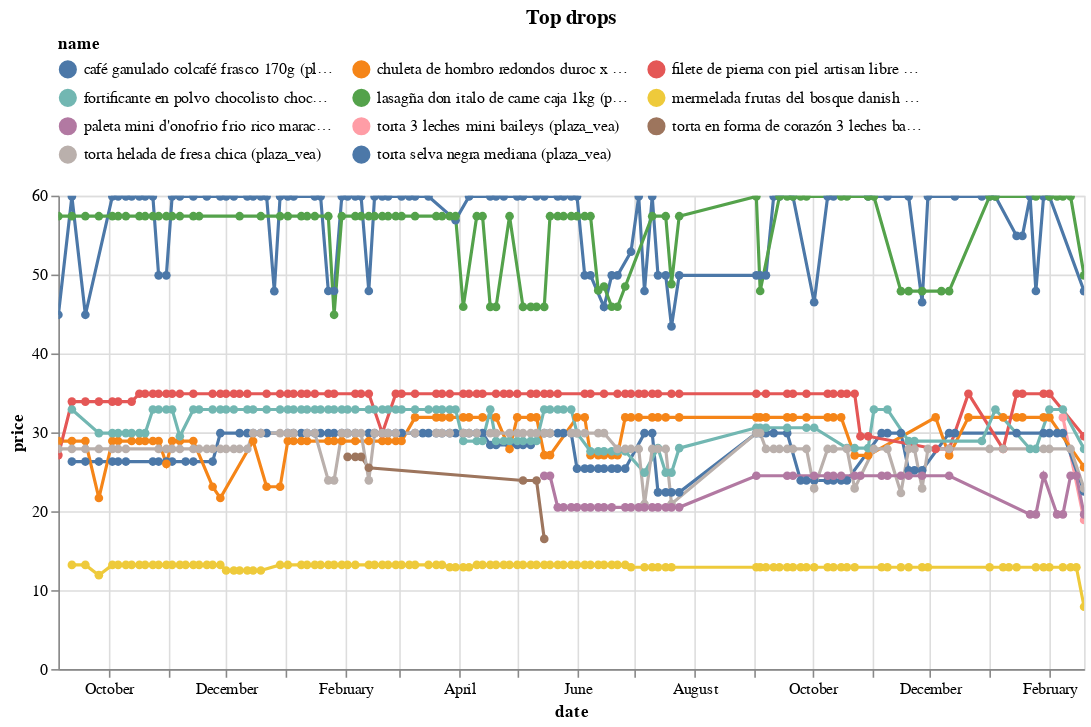

The notebook cell this image was saved under:
### Code cell
(top_changes_abs
 .sort_values('change')
 .head(10)
 .pipe(plot_changes, 'Top drops')
)

### Figure 1 — Vega-Lite specification as saved in the notebook (floating-point values rounded to 4 significant figures; data arrays with more than 128 entries replaced by an {"elided": "..."} marker saying what was removed)
{"config": {"view": {"continuousWidth": 300, "continuousHeight": 300}, "legend": {"columns": 3, "orient": "top"}}, "data": {"name": "data-06f3bd1c50657510b315c485bd7c874b"}, "mark": {"type": "line", "point": true}, "encoding": {"color": {"field": "name", "scale": {"domain": ["café ganulado colcafé frasco 170g (plaza_vea)", "chuleta de hombro redondos duroc x kg (plaza_vea)", "filete de pierna con piel artisan libre de antibióticos x kg (plaza_vea)", "fortificante en polvo chocolisto chocolate instantáneo frasco 1kg (plaza_vea)", "lasagña don italo de carne caja 1kg (plaza_vea)", "mermelada frutas del bosque danish garden frasco 340g (plaza_vea)", "paleta mini d'onofrio frio rico maracuyá caja 5un (plaza_vea)", "torta 3 leches mini baileys (plaza_vea)", "torta en forma de corazón 3 leches baileys petit (plaza_vea)", "torta helada de fresa chica (plaza_vea)", "torta selva negra mediana (plaza_vea)"]}, "type": "nominal"}, "tooltip": [{"field": "name", "type": "nominal"}, {"field": "price", "type": "quantitative"}, {"field": "last_price", "type": "quantitative"}], "x": {"field": "date", "type": "temporal"}, "y": {"field": "price", "type": "quantitative"}}, "params": [{"name": "param_9", "select": {"type": "point", "fields": ["name"]}, "bind": "legend"}, {"name": "param_10", "select": {"type": "interval", "encodings": ["x", "y"]}, "bind": "scales"}], "title": "Top drops", "transform": [{"filter": {"param": "param_9"}}], "width": 650, "$schema": "https://vega.github.io/schema/vega-lite/v5.16.3.json", "datasets": {"data-06f3bd1c50657510b315c485bd7c874b": {"elided": "802 records"}}}
